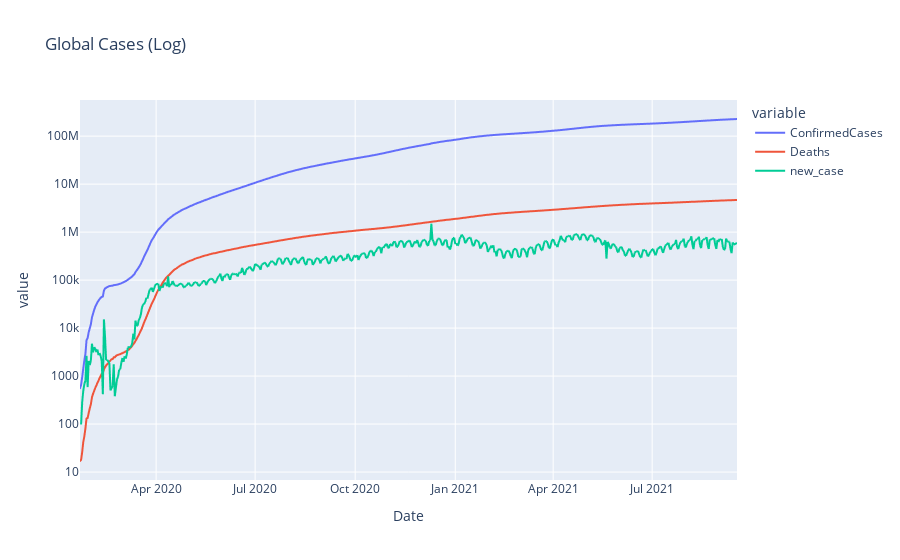

This figure's notebook cell:
### Code cell
fig = px.line(global_melt_df, x="Date", y="value", color='variable',
              title="Global Cases (Log)",
             log_y=True)
fig.show()

### Figure 1 — Plotly figure (JSON) as saved in the notebook; plotly's stock layout.template omitted (floating-point values rounded to 4 significant figures; data arrays with more than 128 entries replaced by an {"elided": "..."} marker saying what was removed)
{"data": [{"hovertemplate": "variable=ConfirmedCases<br>Date=%{x}<br>value=%{y}<extra></extra>", "legendgroup": "ConfirmedCases", "line": {"color": "#636efa", "dash": "solid"}, "marker": {"symbol": "circle"}, "mode": "lines", "name": "ConfirmedCases", "showlegend": true, "type": "scattergl", "x": {"elided": "605 str values"}, "xaxis": "x", "y": {"elided": "605 int values"}, "yaxis": "y"}, {"hovertemplate": "variable=Deaths<br>Date=%{x}<br>value=%{y}<extra></extra>", "legendgroup": "Deaths", "line": {"color": "#EF553B", "dash": "solid"}, "marker": {"symbol": "circle"}, "mode": "lines", "name": "Deaths", "showlegend": true, "type": "scattergl", "x": {"elided": "605 str values"}, "xaxis": "x", "y": {"elided": "605 int values"}, "yaxis": "y"}, {"hovertemplate": "variable=new_case<br>Date=%{x}<br>value=%{y}<extra></extra>", "legendgroup": "new_case", "line": {"color": "#00cc96", "dash": "solid"}, "marker": {"symbol": "circle"}, "mode": "lines", "name": "new_case", "showlegend": true, "type": "scattergl", "x": {"elided": "605 str values"}, "xaxis": "x", "y": {"elided": "605 int values"}, "yaxis": "y"}], "layout": {"legend": {"title": {"text": "variable"}, "tracegroupgap": 0}, "title": {"text": "Global Cases (Log)"}, "xaxis": {"anchor": "y", "domain": [0, 1], "title": {"text": "Date"}}, "yaxis": {"anchor": "x", "domain": [0, 1], "title": {"text": "value"}, "type": "log"}}}
